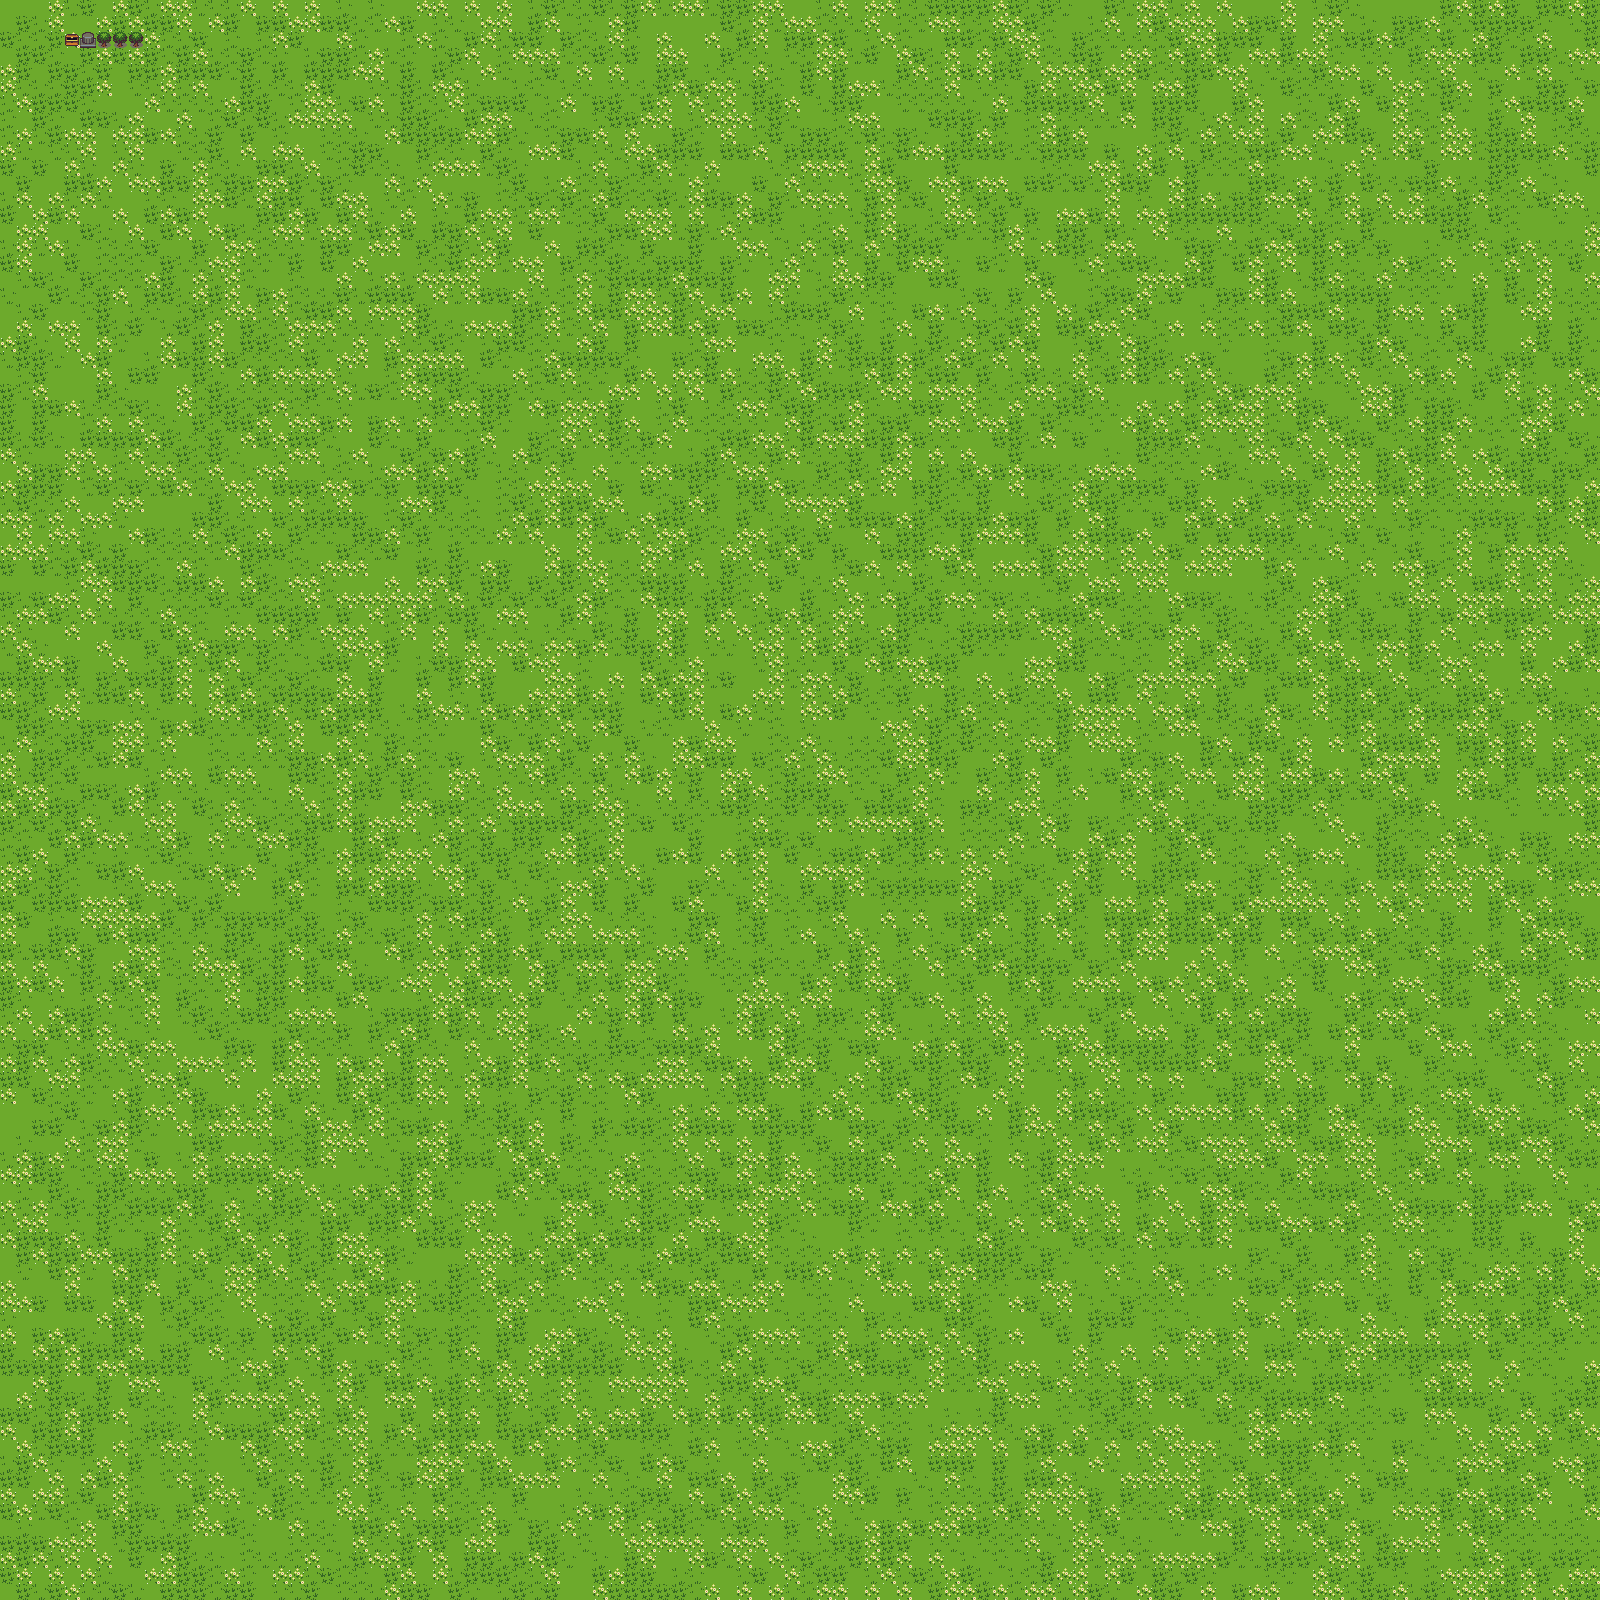

This is a level from a 2D game, rendered from its Tiled map with the project's own tilesets. A one-line summary and the map file follow, with tile-layer data summarised:
An orthogonal 100x100 tile map with 16x16 px tiles, 2 tile layers (tiles, props).

<map version="1.2" tiledversion="1.2.1" orientation="orthogonal" renderorder="right-down" width="100" height="100" tilewidth="16" tileheight="16" infinite="0" nextlayerid="4" nextobjectid="1">
 <tileset firstgid="1" source="tilemap.tsx" />
 <layer id="1" name="tiles" width="100" height="100">
  <data>[10000 cells, 10000 non-empty, 4 distinct tile ids]</data>
 </layer>
 <layer id="3" name="props" width="100" height="100">
  <data>[10000 cells, 5 non-empty, 3 distinct tile ids]</data>
 </layer>
</map>